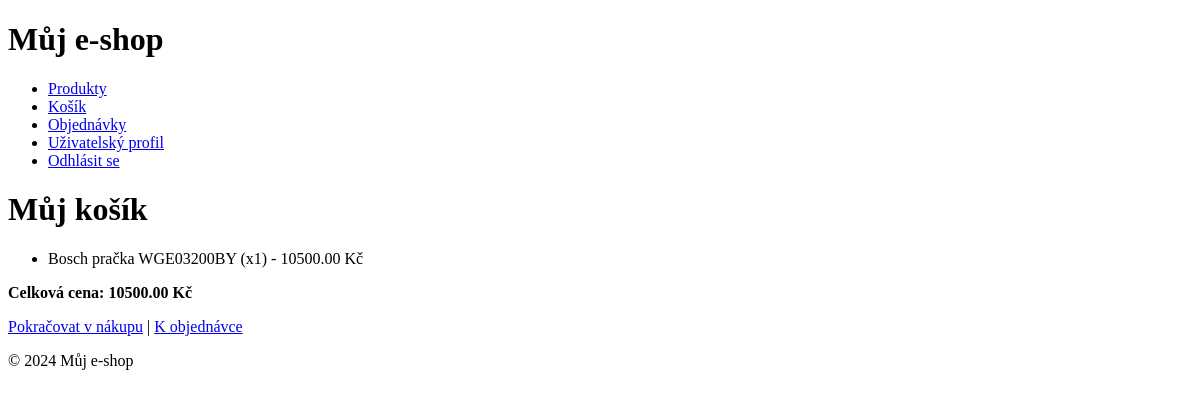
Screenshot of /cart/ (signed in) with the database file from the repository.
### products/models.py (models this page shows)
class Product(models.Model):
    name = models.CharField(max_length=200)
    description = models.TextField()
    price = models.DecimalField(max_digits=10, decimal_places=2)
    category = models.ForeignKey(Category, related_name='products', on_delete=models.CASCADE)
    stock = models.PositiveIntegerField()
    image = models.ImageField(upload_to=random_hash_filename, blank=True)

### cart/views.py (the view, shortened to what this page needs)
# urls.py: path('', cart_view, name='cart'),
def cart_view(request):
    products = []
    total_price = 0
    if request.user.is_authenticated:
        cart_items = Cart.get_user_cart_items(request.session, request.user)
        for item in cart_items:
            product = item.product
            quantity = item.quantity
            products.append({'product': product, 'quantity': quantity})
            total_price += product.price * quantity
    return render(request, 'cart.html', {
        'cart_items': products,
        'total_price': total_price
    })

### cart/models.py (called while the page is built, shortened)
    @staticmethod
    def get_user_cart_items(session, user):
        cart = Cart.objects.filter(user=user).first()
        return cart.items.all()  # Získání všech položek v košíku

### core/context_processors.py (called while the page is built)
def global_values(request):
    groups = request.user.groups.values_list('name', flat=True) if request.user.is_authenticated else []
    return {
        'is_logged_in': request.user.is_authenticated,
        'is_admin': 'shop_admin' in groups,
        'user': request.user,
    }

### cart/templates/cart.html (shortened to what this page needs)
{% extends "base_generic.html" %}
{% block content %}
<h1>Můj košík</h1>
{% if cart_items %}
<ul>
    {% for item in cart_items %}
    <li>
        {{ item.product.name }} (x{{ item.quantity }}) - {{ item.product.price }} Kč
    </li>
    {% endfor %}
</ul>
<p><strong>Celková cena: {{ total_price }} Kč</strong></p>
{% else %}
<p>Košík je prázdný.</p>
{% endif %}
<a href="{% url 'product_list' %}">Pokračovat v nákupu</a> |
<a href="{% url 'create_order' %}">K objednávce</a>
{% endblock %}

### rows the page displays
Product: product.name "Bosch pračka WGE03200BY", quantity "1", product.price "10500.00"

### other values shown
{{ total_price }} "10500.00"
